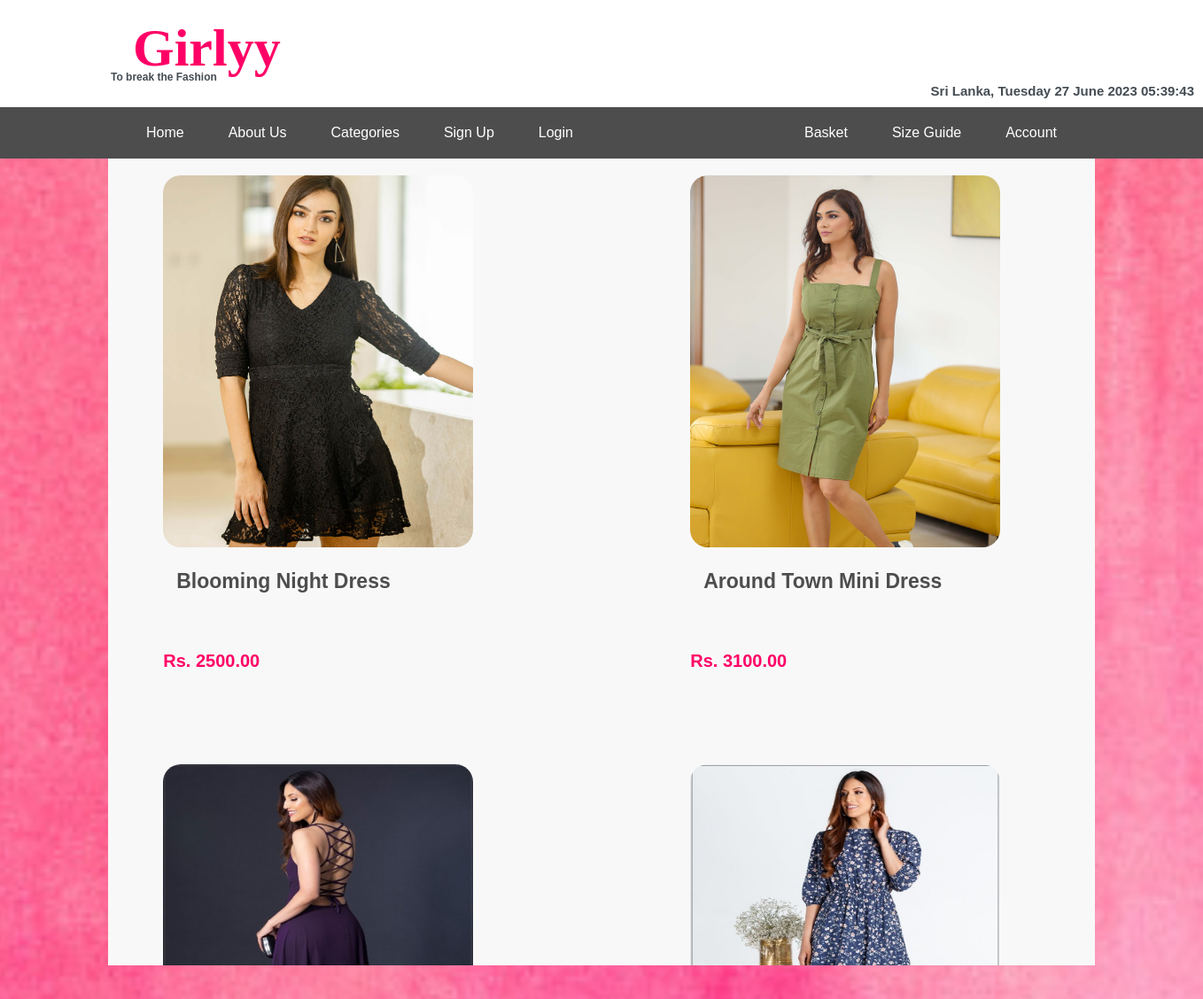
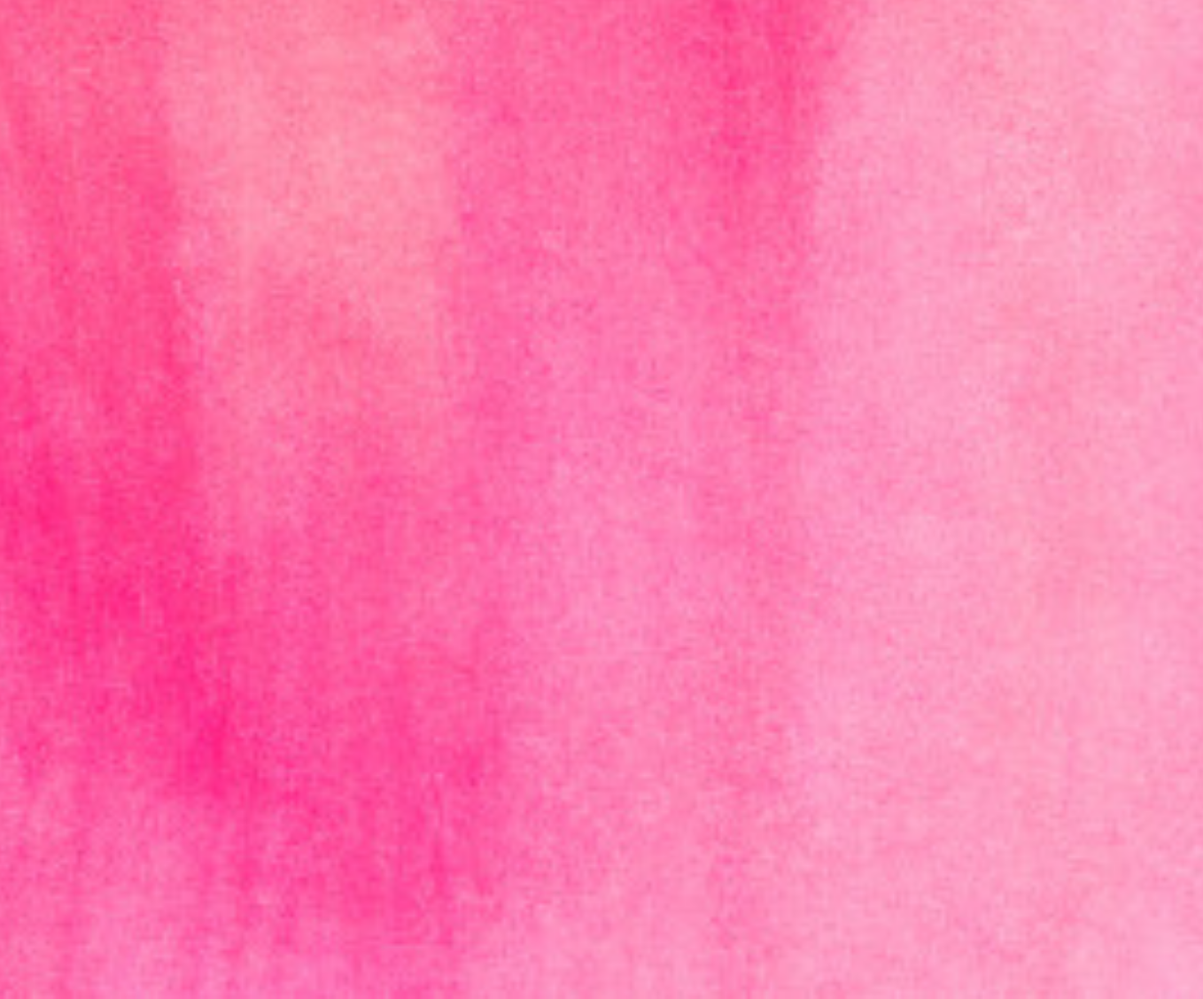
The app's page /show_category.php?cat_id=1 with its own data (2 pictures, top to bottom).
### tables this page shows
CREATE TABLE `product` (
  `prodId` int(4) NOT NULL,
  `catId` int(4) NOT NULL,
  `prodName` varchar(30) NOT NULL,
  `prodPicNameSmall` varchar(100) NOT NULL,
  `prodPicNameLarge` varchar(100) NOT NULL,
  `prodPicName2` varchar(100) NOT NULL,
  `prodDescripShort` varchar(1000) DEFAULT NULL,
  `prodDescripLong` varchar(3000) DEFAULT NULL,
  `prodPrice` decimal(6,2) NOT NULL,
  `prodQuantity` int(4) NOT NULL
);

### show_category.php (the view, shortened to what this page needs)
<?php
include ("db.php");
echo "<link rel=stylesheet type=text/css href=stylesheet.css>";
echo "<body>";
include ("headfile.php");
$catid=$_GET['cat_id'];
$SQL="select prodId, prodName, prodPicNameSmall, prodDescripShort from Product where catId = '$catid' ";
$exeSQL=mysqli_query($conn, $SQL) or die (mysqli_error($conn));
echo "<table style='border: 0px' id='indextable'>";
while ($arrayp=mysqli_fetch_array($exeSQL))
{
echo "<tr>";
echo "<td style='border: 0px'>";
echo "<a href=prodbuy.php?u_prod_id=".$arrayp['prodId'].">";
echo "<img alt= 'image of ".$arrayp['prodName']."' src=images/".$arrayp['prodPicNameSmall']." height=420 width=350>";
echo "</a><br><br>";
echo "<p><h5>".$arrayp['prodName']."</h5>";
echo "<p class='prodDescription'><h6 style='font-size:20; color:#FF0066'>"	.$arrayp['prodDescripShort']."</h6>";
echo "</td>";
$arrayp=mysqli_fetch_array($exeSQL);
echo "<td style='border: 0px'>";
echo "<a href=prodbuy.php?u_prod_id=".$arrayp['prodId'].">";
echo "<img src=images/".$arrayp['prodPicNameSmall']." height=420 width=350>";
echo "</a><br><br>";
echo "<p><h5>".$arrayp['prodName']."</h5>";
echo "<p class='prodDescription'><h6 style='font-size:20; color:#FF0066'>"	.$arrayp['prodDescripShort']."</h6>";
echo "</td>";
echo "</tr>";
}
echo "</table>";
echo "</body>";
?>

### stylesheet.css (style rules this page uses)
body,html { padding-top: 65px; background: url("images/bg.jpg") no-repeat center center fixed; background-position: top; -webkit-background-size: cover; -moz-background-size: cover; background-size: cover; }
p { margin: 0; }
#indextable p { padding-left: 15px; padding-top: 7px; font-family : "Consolas"; font-size : 20; }
#indextable { margin-left: 2rem; }
.prodDescription { width: 35rem; }
#indextable img { transition: 0.2s ease-in-out; border-radius: 20px; }
#indextable td { padding-bottom: 3rem; }
#content h5 { color: #4d4d4d; font-size: 23; margin: 0 0 0.5em; padding-left: 15px; }
#footer { z-index: 10; width: 100%; background: #4d4d4d; text-align: center; padding: 5px; padding-left: 20px; padding-right: 20px; color: #fff; margin-left: auto; margin-right: auto; }
table,th,td { border-collapse: collapse; border: 1px solid #000; }
td { padding: 10px; text-align: left; color: #000000; }
#content a { color: #FFFFFF; font-weight: bold; text-decoration: none; }

### records on screen
product: prodPicNameSmall (picture), prodName "Blooming Night Dress", prodDescripShort "Rs. 2500.00", product.prodPicNameSmall (picture), product.prodName "Around Town Mini Dress", product.prodDescripShort "Rs. 3100.00"
product: prodPicNameSmall (picture), prodName "Back Detailed Maxi Dress", prodDescripShort "Rs. 3500.00", product.prodPicNameSmall (picture), product.prodName "Godet Detail Dress", product.prodDescripShort "Rs. 2800.00"
product: prodPicNameSmall (picture), prodName "Tiered Strappy Maxi Dress", prodDescripShort "Rs. 3350.00", product.prodPicNameSmall (picture), product.prodName "Real Temptation Dress", product.prodDescripShort "Rs. 3500.00"
